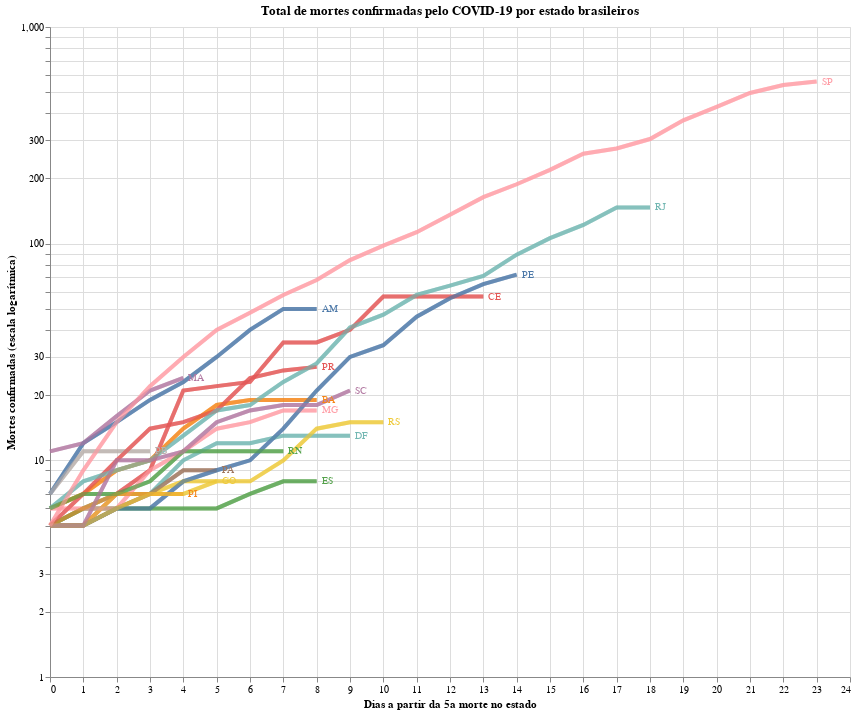

Specify this chart in Vega-Lite:
### Vega-Lite specification from a JSON file in a GitHub repository (floating-point values rounded to 4 significant figures; data arrays with more than 128 entries replaced by an {"elided": "..."} marker saying what was removed)
{"config": {"view": {"continuousWidth": 400, "continuousHeight": 300}}, "layer": [{"mark": {"type": "line", "opacity": 0.7, "strokeWidth": 4}, "encoding": {"color": {"condition": {"type": "nominal", "field": "state", "selection": "selector001"}, "value": "lightgray"}, "x": {"type": "quantitative", "field": "Day"}, "y": {"type": "quantitative", "field": "Deaths", "scale": {"type": "log"}}}, "height": 650, "selection": {"selector001": {"type": "single", "fields": ["state"]}}, "title": "Total de mortes confirmadas pelo COVID-19 por estado brasileiros", "width": 800}, {"mark": {"type": "line", "opacity": 0.7, "strokeWidth": 4}, "encoding": {"color": {"type": "nominal", "field": "state"}, "opacity": {"value": 0.5}, "tooltip": [{"type": "nominal", "field": "state"}, {"type": "nominal", "field": "Name"}], "x": {"type": "quantitative", "field": "Day"}, "y": {"type": "quantitative", "field": "Deaths", "scale": {"type": "log"}}}, "height": 650, "title": "Total de mortes confirmadas pelo COVID-19 por estado brasileiros", "transform": [{"filter": {"selection": "selector001"}}], "width": 800}, {"mark": {"type": "text", "align": "left", "dx": 5, "size": 10}, "encoding": {"color": {"type": "nominal", "field": "state", "legend": null}, "text": {"type": "nominal", "field": "state"}, "x": {"type": "quantitative", "aggregate": "max", "axis": {"title": "Dias a partir da 5a morte no estado"}, "field": "Day"}, "y": {"type": "quantitative", "aggregate": {"argmax": "Day"}, "axis": {"title": "Mortes confirmadas (escala logarítmica)"}, "field": "Deaths"}}, "height": 650, "title": "Total de mortes confirmadas pelo COVID-19 por estado brasileiros", "transform": [{"filter": {"selection": "selector001"}}], "width": 800}], "data": {"name": "data-2079b35733fb188043099d79d010e65b"}, "$schema": "https://vega.github.io/schema/vega-lite/v4.8.1.json", "datasets": {"data-2079b35733fb188043099d79d010e65b": {"elided": "182 records"}}}
